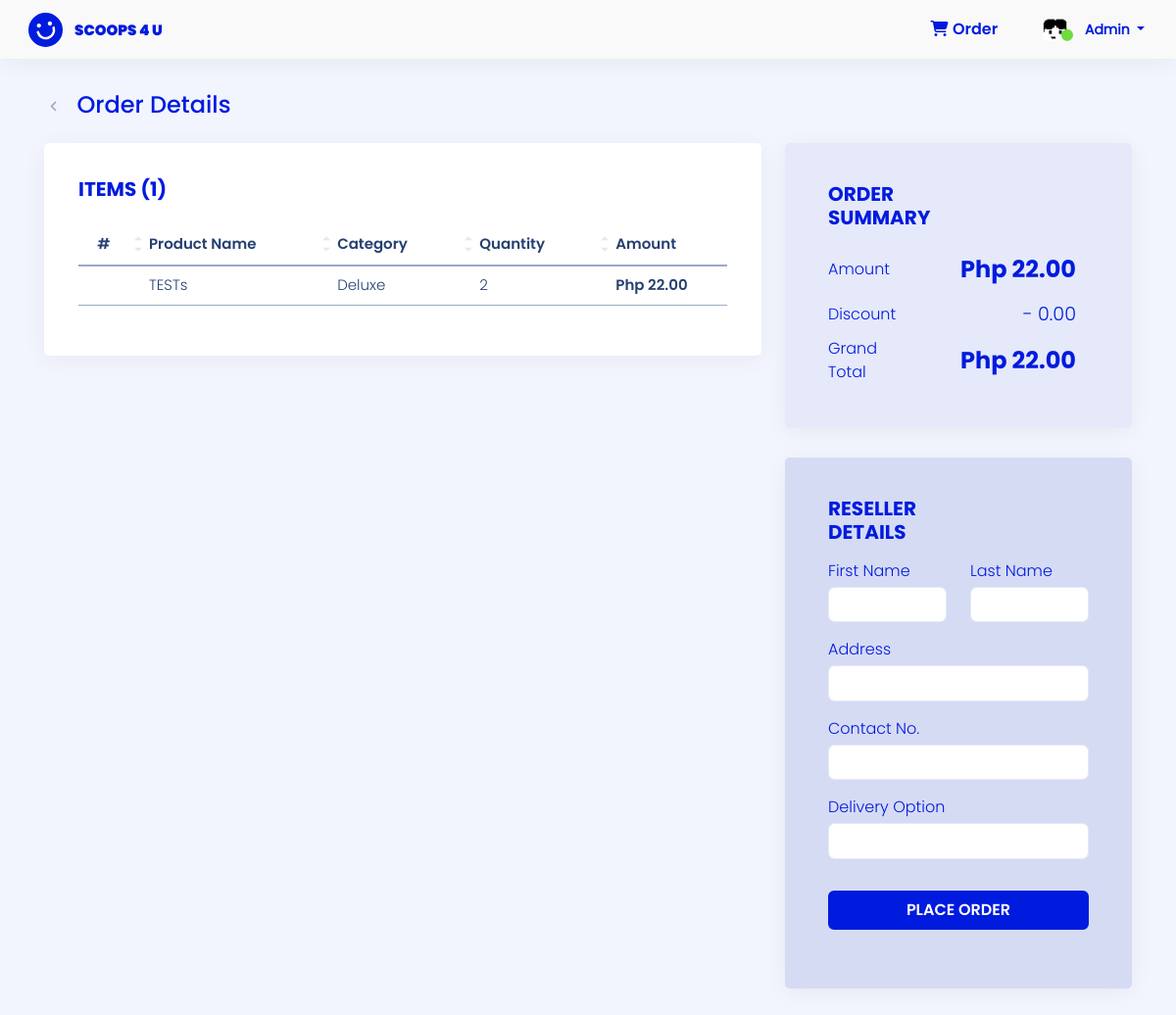
The app's page /reseller-site/cart/ (signed in) with its own data.
### admin_site/models.py (models this page shows, shortened)
class Profile(models.Model):
    list_user = models.CharField(max_length=100, null=False, verbose_name="List User")
    profile_fname = models.CharField(max_length=250, null=False, verbose_name="First Name")
    profile_mname = models.CharField(max_length=250,  null=False, verbose_name="Middle Name")
    profile_lname = models.CharField(max_length=250, null=False, verbose_name="Last Name")
    profile_about = models.TextField(max_length=250, null=True, verbose_name="About")
    profile_cnumber = models.BigIntegerField( null=False, verbose_name="Contact Number")
    profile_address = models.TextField(null=False, verbose_name="Address")
    profile_email = models.CharField( max_length=100, null=False, verbose_name="Email Address")
    profile_pic =models.ImageField( upload_to=image_path,null=True, default='img/default_profile.jpg', verbose_name='Profile Pic')

class Cart(models.Model):
    cart_user =  models.CharField(max_length=200, null=False, default=None, verbose_name='List user')
    cart_pcode =  models.CharField(max_length=200, verbose_name='Product Code')
    cart_name=  models.CharField(max_length=200, verbose_name='Product Name')
    cart_flavor =  models.CharField(max_length=200, null=True, verbose_name='Product Flavor')
    cart_category =  models.CharField(max_length=200, verbose_name='Category')
    cart_unit =  models.CharField(max_length=200, verbose_name='Unit')
    cart_reseller_price =   models.BigIntegerField(null=True, verbose_name='Reseller Price')
    cart_price =   models.BigIntegerField(null=True, verbose_name='POS Price')
    cart_quantity =  models.BigIntegerField(null=True, verbose_name='quantity')
    cart_ResellerAmount =   models.BigIntegerField(null=True, verbose_name='Reseller Amount')
    cart_amount =  models.BigIntegerField(null=True, verbose_name='POS Amount')

### landing_page/models.py (models this page shows)
class User(AbstractUser):
    ROLE = ((" "," "),("admin","admin"),("si_staff","si_staff"),("reseller","reseller"),("delivery_staff","delivery_staff"))
    STAT = ((" "," "),("active","active"),("inactive","inactive"))
    role = models.CharField(max_length=50, null=True, default=None, choices=ROLE)
    status = models.CharField(max_length=50, null=True, default=None , choices=STAT)

### reseller_site/views.py (the view)
# urls.py: path('cart/', views.cart_reseller, name='cart_reseller'),
@login_required(login_url='landing_page:login')
def cart_reseller(request):
    list_profile = Profile.objects.filter(list_user = request.user)
    total_item = Cart.objects.filter(cart_user = request.user).count()
    list_cart = Cart.objects.filter(cart_user = request.user).order_by('-id')
    sum_amount = Cart.objects.filter(cart_user = request.user).aggregate(sum_amount =Sum('cart_ResellerAmount'))['sum_amount']
    cart = Cart.objects.filter(cart_user = request.user)
    current_profile = Profile.objects.filter(list_user = request.user)
    times_amount = None
    if Cart.objects.filter(cart_user = request.user):
        for carts in cart:
            products = Product.objects.get(product_code = carts.cart_pcode)
            if products.product_stock < carts.cart_quantity:
                messages.error(request,("Some Product out of stock"))
                return redirect('reseller_site:add_cart')
    if sum_amount >= 5000:
        times_amount = int(sum_amount) * 0.02
    else:
        times_amount = 0
    context = {
        'list_cart':list_cart,
        'sum_amount':sum_amount,
        'total_item':total_item,
        'promo':times_amount,
        'list_profile': list_profile,
        'current_profile':current_profile,
    }
    return render(request, 'reseller_site/cart/checkout.html', context)

### templates/reseller_site/cart/checkout.html (shortened to what this page needs)
{% load static %}
{% load humanize %}
<!DOCTYPE html>
<html lang="en">
<head>
    <link href="https://cdn.jsdelivr.net/npm/bootstrap@5.0.2/dist/css/bootstrap.min.css" rel="stylesheet" >
    <link href="{% static '/css/assets/bootstrap/css/bootstrap.min.css'%}" rel="stylesheet">
    <link href="{% static '/css/assets/simple-datatables/style.css'%}" rel="stylesheet">
    <link href="{% static '/css/assets/remixicon/remixicon.css'%}" rel="stylesheet">
    <link href="https://cdn.datatables.net/1.13.4/css/jquery.dataTables.min.css" rel="stylesheet">
    <link href="https://cdn.datatables.net/buttons/2.3.6/css/buttons.dataTables.min.css" rel="stylesheet">
    <link href="https://cdn.datatables.net/autofill/2.5.3/css/autoFill.dataTables.min.css" rel="stylesheet">
    <link href="https://cdn.datatables.net/v/bs5/jszip-2.5.0/b-2.3.6/b-colvis-2.3.6/b-html5-2.3.6/b-print-2.3.6/date-1.4.0/sp-2.1.2/datatables.min.css" rel="stylesheet"/>
    <link href="{% static '/css/sandi.css'%}" rel="stylesheet">
</head>
<body>
    <header id="header" class="header fixed-top d-flex align-items-center">
        <div class="d-flex align-items-center justify-content-between">
            <a href="{% url 'reseller_site:dashboard'%}" class="logo d-flex align-items-center">
                <img src="{% static '/img/logo-header.svg'%}" alt="">
                <span class="d-none d-lg-block">SCOOPS 4 U</span>
            </a>
            </div>
            <div class="POS POS-header">
                <i class="fa-solid fa-cart-shopping" style="color: #001BDE !important"></i>
                <a class="active" href="{%url 'reseller_site:add_cart' %}">Order</a>
            </div>
            <nav class="header-nav ms-auto">
                <ul class="d-flex align-items-center">
                    <li class="nav-item dropdown pe-3 header-icon">
                    <a class="nav-link nav-profile d-flex align-items-center me-3" href="#" data-bs-toggle="dropdown">
                        {% if list_profile %}
                        {% for list in list_profile %}
                        {% if list.profile_pic %}
                            <img id="output" src="/media/{{ list.profile_pic}}" alt="Profile-pic" width="30" height="30" class="rounded-circle me-2">
                        {% else %}
                            <img src="{% static 'img/default_profile.jpg' %}" alt="Profile-pic" width="30" height="30" class="rounded-circle me-2">
                        {% endif %}
                        {% endfor %}
                    {% else %}
                        <img src="{% static 'img/default_profile.jpg' %}" alt="Profile-pic" width="30" height="30" class="rounded-circle me-2">
                    {% endif %}
                        <i alt="Profile" class="ri-checkbox-blank-circle-fill"></i>
                        <span class="d-none d-md-block dropdown-toggle ps-2" style="text-transform: capitalize;">
                        {{ user }}
                        </span>
                    </a>
                    </li>
                </ul>
                </nav>
    </header>
    {% if list_cart %}
    <main id="main-pos" class="main mt-5">
        <div class="pagetitle pos mb-4">
            <h1 class="align-middle">
                <a href="{% url 'reseller_site:add_cart'%}">
                    <i class="ri-arrow-left-s-line align-middle me-2"></i>
                </a>
                Order Details
            </h1>
        </div>
        <section class="section">
            <div class="row">
                <div class="col-lg-8 col-md-12">
                    <div class="card">
                        <div class="card-body">
                            <div class="add-product mb-0">
                                <h5 class="card-title feature">Items ({{ total_item }})</h5>
                            </div>
                                <div class="table-res">
                                    <table id="tableMain" class="table table-hover" >
                                        <thead>
                                            <tr class="align-middle">
                                                <th scope="col">#</th>
                                                <th scope="col">Product Name</th>
                                                <th scope="col">Category</th>
                                                <th scope="col">Quantity</th>
                                                <th scope="col">Amount</th>
                                            </tr>
                                            <tbody>
                                                {% for list in list_cart %}
                                                <tr class="align-middle">
                                                    <td class="num-row"></td>
                                                    <td style="text-transform: capitalize;">{{ list.cart_name }}</td>
                                                    <td style="text-transform: capitalize;">{{ list.cart_category }}</td>
                                                    <td>{{ list.cart_quantity }}</td>
                                                    <td class="product-code"><span>Php {{ list.cart_ResellerAmount|floatformat:2|intcomma }}</span> </td>
                                                </tr>
                                                {% endfor %}
                                            </tbody>
                                        </thead>
                                    </table>
                                </div>
                        </div>
                    </div>
                </div>
                <div class="col-lg-4 col-md-12">
                    <div class="card p-4" style="background-color: #E5E9F9">
                        <div class="card-body">
                            <div class="add-product">
                                <h5 class="card-title feature pt-3 mb-3">Order Summary</h5>
                            </div>
                            <div class="row">
                                <div class="col total total-amount align-middle"  style="display:flex; flex-direction: row; justify-content: space-between; align-items: center;">
                                    <label class="label-co">Amount</label>
                                    <input type="text" style="text-align: right;" class="form-control text-end input-co" value="Php {{sum_amount|floatformat:2|intcomma}}"  readonly="readonly">
                                </div>
                            </div>
                            <div class="row">
                                <div class="col total total-amount align-middle"  style="display:flex; flex-direction: row; justify-content: space-between; align-items: center;">
                                    <label class="label-co" for="">Discount</label>
                                    <input type="text" style="text-align: right;" class="form-control text-end input-ds" value="- {{ promo|floatformat:2|intcomma  }}" readonly="readonly">
                                </div>
                            </div>
                            <div class="row">
                                <div class="col total total-amount align-middle"  style="display:flex; flex-direction: row; justify-content: space-between; align-items: center;">
                                    <label class="label-co text" > Grand Total</label>
                                    <input type="text" style="text-align: right;" name="vgrand_total" class="form-control text-end input-co" id="vgtotal" readonly="readonly" >
                                </div>
                            </div>
                        </div>
                    </div>
                    <div class="card p-4" style="background-color: #d6dbf4">
                        <div class="card-body">
                            <div class="add-product">
                                <h5 class="card-title feature pt-3 mb-3">Reseller Details</h5>
                            </div>
                            <div>
                                <form action="{% url 'reseller_site:checkout' %}" method="POST">
                                    <div class="row">
                                        <div class="col mb-3">
                                            <label for="" id="fname" class="mb-1">First Name</label>
                                            <input type="text"class="form-control" name="fname" required>
                                        </div>
                                        <div class="col">
                                            <label for="" class="mb-1">Last Name</label>
                                            <input type="text"  class="form-control" name="lname" required>
                                        </div>
                                    </div>
                                    <div class="row">
                                        <div class="col mb-3">
                                            <label for="" class="mb-1">Address</label>
                                            <input type="text"  class="form-control" name="address" required>
                                        </div>
                                    </div>
                                    <div class="row">
                                        <div class="col mb-3">
                                            <label for="contact" class="mb-1">Contact No.</label>
                                            <input type="number"
                                            placeholder=""
                                            name="contact_no"
                                            min="0"
                                            maxlength="11"
                                            class="form-control"
                                            oninput="this.value=this.value.slice(0,this.maxLength)"
                                            required>
                                        </div>
                                    </div>
                                    <label for="" id="doption" class="mb-1">Delivery Option</label>
                                    <select  class="form-control mb-3" id="option" name="option"  required>
                                        <option></option>
                                        <option value="pickup">Pickup</option>
                                    </select>
                                    <div class="row">
                                        <div class="col mt-3">
                                            <button type="submit" class="btn btn-comp mb-3" >place order</button>
                                        </div>
                                    </div>
                                </form>
                            </div>
                        </div>
                    </div>
                </div>
            </div>
        </section>
    </main>
    {% endif %}
</body>
</html>

### records on screen
Profile: profile_pic (picture)
User: username "Admin"
Cart: cart_name "TESTs", cart_category "Deluxe", cart_quantity "2", cart_ResellerAmount "22.00"

### other values on screen
{{ total_item }} "1"
